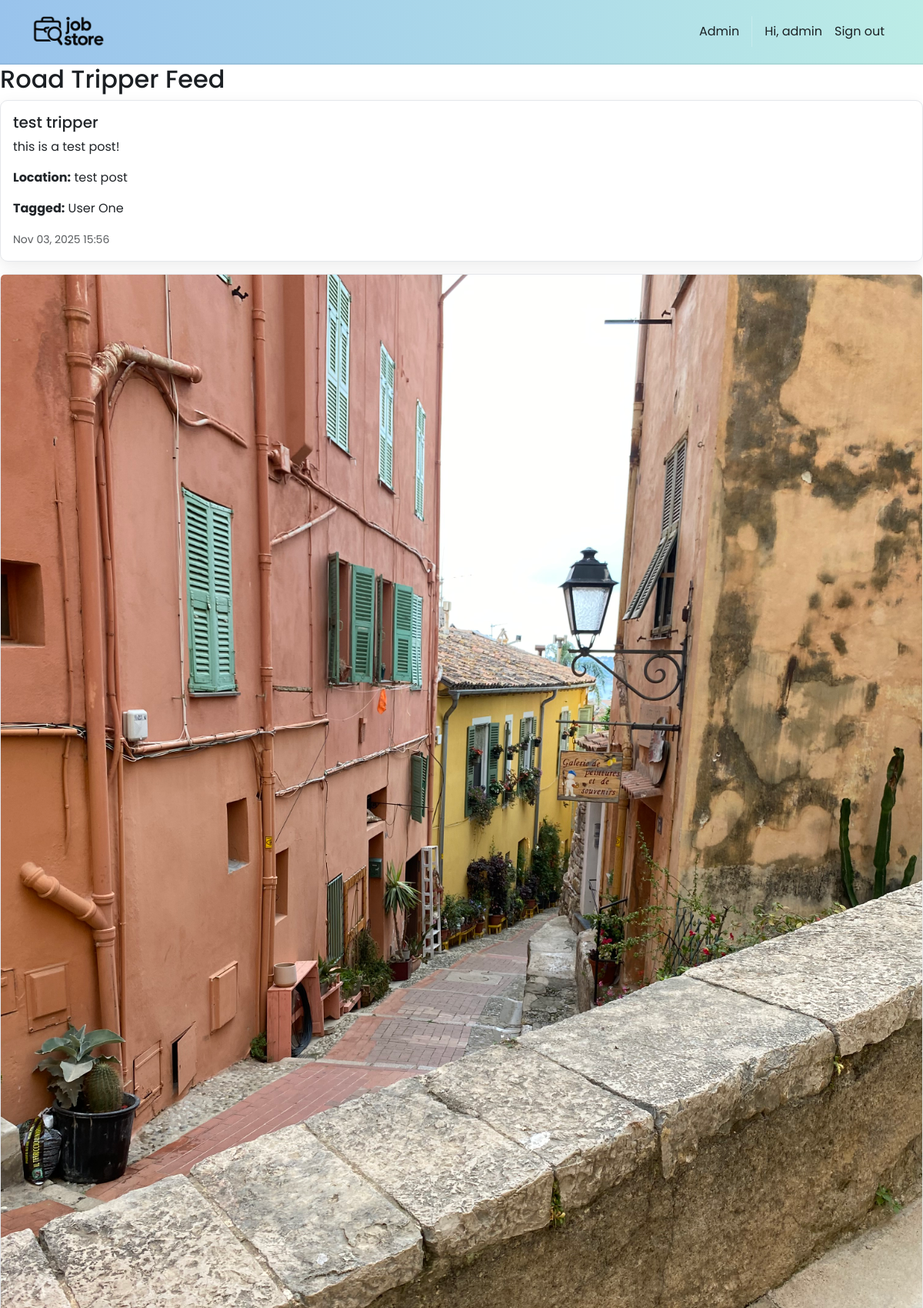
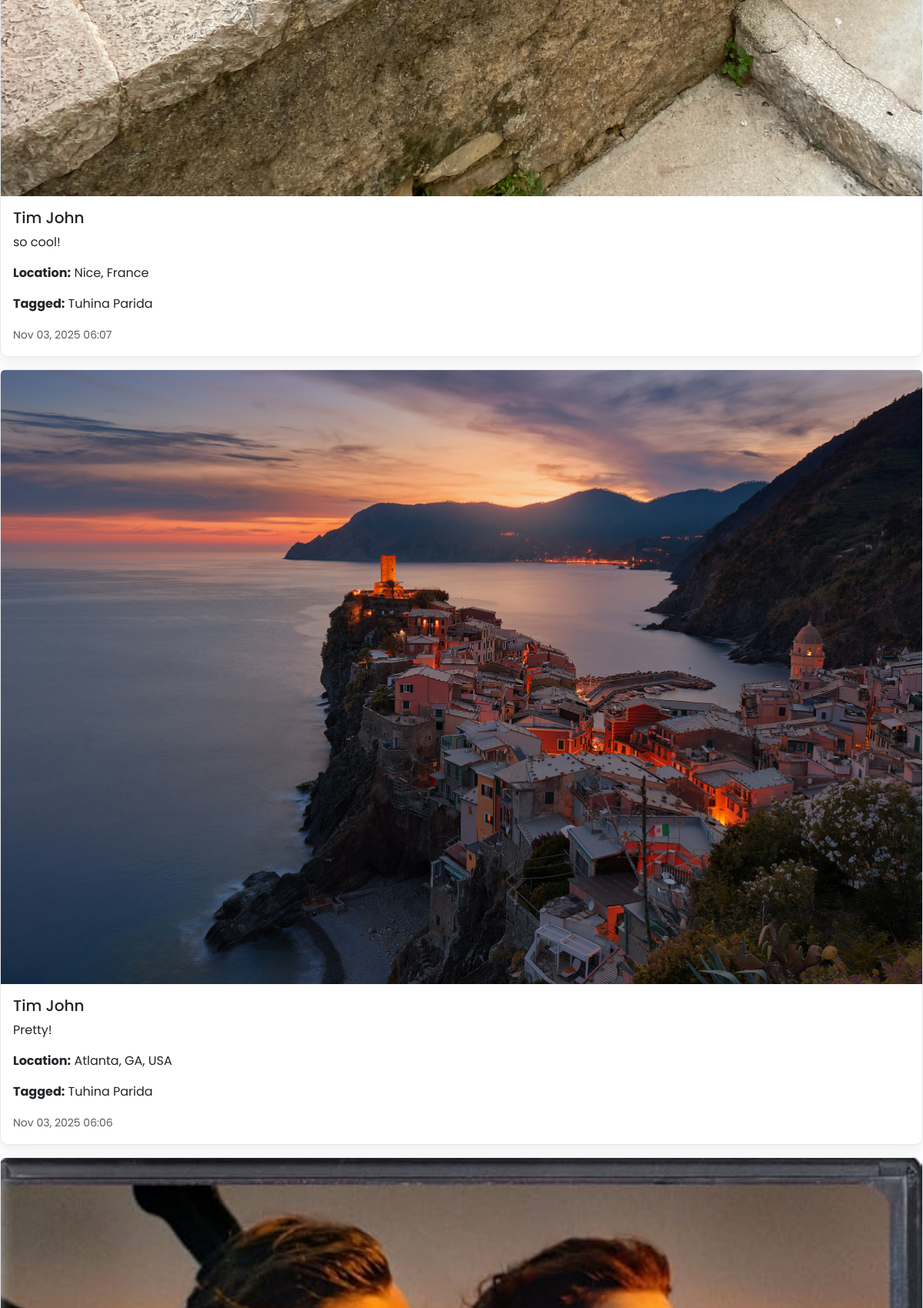
Screenshot of /roadTripper/feed/ (signed in, upper part) with the database file from the repository (2 pictures, top to bottom).
### accounts/models.py (models this page shows, shortened)
class User(AbstractUser):
    class Roles(models.TextChoices):
        PLANNER = "PLANNER", "Planner"
        ROAD_TRIPPER = "ROAD_TRIPPER", "Road Tripper"
    role = models.CharField(
        max_length=20, choices=Roles.choices, default=Roles.ROAD_TRIPPER, db_index=True
    )

### roadTripper/models.py (models this page shows, shortened)
class TripPost(models.Model):
    roadtripper = models.ForeignKey(
        'roadTripper',
        on_delete=models.CASCADE,
        related_name='trip_posts',
        null=True,
        blank=True
    )
    photo = models.ImageField(upload_to='trip_photos/', blank=True, null=True)
    location = models.CharField(max_length=255, blank=True)
    description = models.TextField(blank=True)
    tagged_friends = models.ManyToManyField(
        'roadTripper',
        related_name='tagged_in_trips',
        blank=True
    )
    created_at = models.DateTimeField(auto_now_add=True)
    lat = models.FloatField(null=True, blank = True)
    lng = models.FloatField(null = True, blank = True)

class RoadTripper(models.Model):
    user = models.OneToOneField(
        settings.AUTH_USER_MODEL, on_delete=models.CASCADE, related_name="roadTripper_profile"
    )
    firstName = models.CharField("First Name", max_length=255)
    lastName  = models.CharField("Last Name", max_length=255)
    location  = models.CharField("Home Location", max_length=255, blank=True)
    image     = models.ImageField("Profile Image", upload_to='roadTripper_images/', null=True, blank=True)
    TRAVEL_BUDGET_CHOICES = [
        ('LOW', 'Budget-Friendly (Under $50/day)'),
        ('MID', 'Mid-Range (Approx. $50 - $150/day)'),
        ('HIGH', 'Luxury (Over $150/day)'),
        ('FLEX', 'Flexible / Varies'),
    ]
    travel_headline = models.CharField("Travel Tagline", max_length=255, blank=True,
        help_text="A short, catchy phrase about your travel style."
    )
    travel_budget = models.CharField("Travel Budget", max_length=4, choices=TRAVEL_BUDGET_CHOICES, default='MID')
    interests = models.ManyToManyField("Interest", related_name="trippers_with_interest", blank=True)
    destinations = models.ManyToManyField("Destination", related_name="trippers_want_to_visit", blank=True)
    links = models.ManyToManyField("Link", related_name="roadTripper", blank=True)
    hide_image = models.BooleanField(default=False)
    hide_travel_headline = models.BooleanField(default=False)
    hide_travel_budget = models.BooleanField(default=False)
    hide_profile = models.BooleanField(default=False)
    hide_location = models.BooleanField(default=False)

### roadTripper/views.py (the view)
# urls.py: path('feed/', views.trip_feed, name='roadTripper.trip_feed'),
@login_required
def trip_feed(request):
    posts = TripPost.objects.select_related("roadtripper").prefetch_related("tagged_friends").all().order_by("-created_at")
    return render(request, "roadTripper/tripFeed.html", {"posts": posts})

### pitStop/context_processors.py (called while the page is built)
def static_revisions(request):
    base = Path(settings.BASE_DIR)
    logo_path = base / 'pitStop' / 'static' / 'img' / 'logo.png'
    try:
        rev_logo = str(int(os.path.getmtime(logo_path)))
    except Exception:
        rev_logo = '1'
    css_path = base / 'pitStop' / 'static' / 'css' / 'style.css'
    try:
        rev_css = str(int(os.path.getmtime(css_path)))
    except Exception:
        rev_css = '1'
    return {
        'STATIC_REV_LOGO': rev_logo,
        'STATIC_REV_CSS': rev_css,
    }

### roadTripper/templates/roadTripper/tripFeed.html
{% extends 'base.html' %}
{% block content %}
<h2>Road Tripper Feed</h2>
{% for post in posts %}
  <div class="card mb-3">
    {% if post.photo %}
      <img src="{{ post.photo.url }}" class="card-img-top" alt="Trip Photo">
    {% endif %}
    <div class="card-body">
      <h5 class="card-title">{{ post.roadtripper.firstName }} {{ post.roadtripper.lastName }}</h5>
      <p class="card-text">{{ post.description }}</p>
      <p><strong>Location:</strong> {{ post.location }}</p>
      {% if post.tagged_friends.all %}
        <p><strong>Tagged:</strong>
          {% for friend in post.tagged_friends.all %}
            {{ friend.firstName }} {{ friend.lastName }}{% if not forloop.last %}, {% endif %}
          {% endfor %}
        </p>
      {% endif %}
      <small class="text-muted">{{ post.created_at|date:"M d, Y H:i" }}</small>
    </div>
  </div>
{% empty %}
  <p>No posts yet!</p>
{% endfor %}
{% endblock %}

### pitStop/templates/base.html (shortened to what this page needs)
<!DOCTYPE html>
<html>
  {% load static %}
  <head>
    <link href="https://cdn.jsdelivr.net/npm/bootstrap@5.3.3/dist/css/bootstrap.min.css"
          rel="stylesheet">
    <link rel="stylesheet"
          href="https://cdnjs.cloudflare.com/ajax/libs/font-awesome/6.1.1/css/all.min.css">
    <link rel="stylesheet" type="text/css" href="{% static 'css/style.css' %}?v={{ STATIC_REV_CSS }}">
  </head>
  <body class="d-flex flex-column min-vh-100{% if request.resolver_match and request.resolver_match.url_name == 'home.index' %} is-home{% endif %}">
    <nav class="p-3 navbar navbar-light ms-brandbar navbar-expand-lg">
      <div class="container">
        <a class="navbar-brand" href="{% url 'home.index' %}">
          <img src="{% static 'img/logo.png' %}?v={{ STATIC_REV_LOGO }}" alt="logo" height="40" />
        </a>
        <div class="collapse navbar-collapse" id="navbarNavAltMarkup">
          <div class="navbar-nav ms-auto navbar-ml align-items-lg-center">
            {% if user.is_authenticated %}
              {% if user.is_staff %}
                <a class="nav-link" href="{% url 'admin:index' %}">Admin</a>
              {% endif %}
              <span class="nav-link disabled">Hi, {{ user.username }}</span>
              <a class="nav-link" href="{% url 'logout' %}">Sign out</a>
            {% else %}
              <a class="nav-link" href="{% url 'home.about' %}">About</a>
              <a class="nav-link" href="{% url 'login' %}">Log in</a>
              <a class="nav-link" href="{% url 'signup.choice' %}">Sign up</a>
            {% endif %}
          </div>
        </div>
      </div>
    </nav>
    <div class="flex-grow-1">
      {% block content %}
      {% endblock content %}
    </div>
  </body>
</html>

### pitStop/static/css/style.css (style rules this page uses)
:root { --bg: #ffffff; --bg-alt: #f6f7f9; --surface: #ffffff; --surface-2: #f2f3f5; --text: #1b1f23; --muted: #6b7280; --border: #e5e7eb; --brand-blue-1: #99C3EC; --brand-blue-2: #AAD2EC; --brand-cyan: #BCECE6; --brand-mint: #97E3C2; --brand-peach: #FFEED9; --brand-pink: #F69C9E; --primary: var(--brand-blue-1); --primary-contrast: #0b0d10; --link: var(--brand-blue-1); --success: var(--brand-mint); --warning: var(--brand-peach); --danger: var(--brand-pink); --shadow: 0 6px 20px rgba(0,0,0,0.08); --radius: 10px; --radius-sm: 8px; --radius-xs: 6px; --focus: 0 0 0 0.2rem rgba(153,195,236,0.35); --transition: 180ms ease; }
html, body { background: var(--bg); color: var(--text); }
body { font-family: 'Poppins', system-ui, -apple-system, Segoe UI, Roboto, Arial, sans-serif; line-height: 1.5; text-rendering: optimizeLegibility; -webkit-font-smoothing: antialiased; -moz-osx-font-smoothing: grayscale; transition: background-color var(--transition), color var(--transition); }
a { color: var(--link); }
.navbar { backdrop-filter: saturate(160%) blur(4px); }
.navbar .nav-link { opacity: 0.9; }
.ms-brandbar { background-color: #99C3EC; background: linear-gradient(90deg, var(--brand-blue-1), var(--brand-cyan)) !important; border-bottom: 2px solid rgba(0,0,0,0.06); }
.ms-brandbar .nav-link, .ms-brandbar .navbar-brand, .ms-brandbar .navbar-text { color: var(--primary-contrast) !important; }
.ms-brandbar .nav-link { position: relative; transition: color 160ms ease, transform 140ms ease; }
.ms-brandbar .nav-link::after { content: ''; position: absolute; left: 0; right: 0; bottom: -4px; height: 2px; width: 0; margin: 0 auto; background: var(--primary-contrast); transition: width 180ms ease; }
.card { background-color: var(--surface); border: 1px solid var(--border); border-radius: var(--radius); box-shadow: var(--shadow); }
.btn, .form-control, .form-select, .nav-link, .card { transition: all var(--transition); }

### rows the page displays
User: username "admin"
TripPost: roadtripper.firstName "test", roadtripper.lastName "tripper", description "this is a test post!", location "test post", created_at "Nov 03, 2025 15:56"
RoadTripper: firstName "User", lastName "One"
TripPost: photo (picture), roadtripper.firstName "Tim", roadtripper.lastName "John", description "so cool!", location "Nice, France", created_at "Nov 03, 2025 06:07"
RoadTripper: firstName "Tuhina", lastName "Parida"
TripPost: photo (picture), roadtripper.firstName "Tim", roadtripper.lastName "John", description "Pretty!", location "Atlanta, GA, USA", created_at "Nov 03, 2025 06:06"
TripPost: photo (picture)
